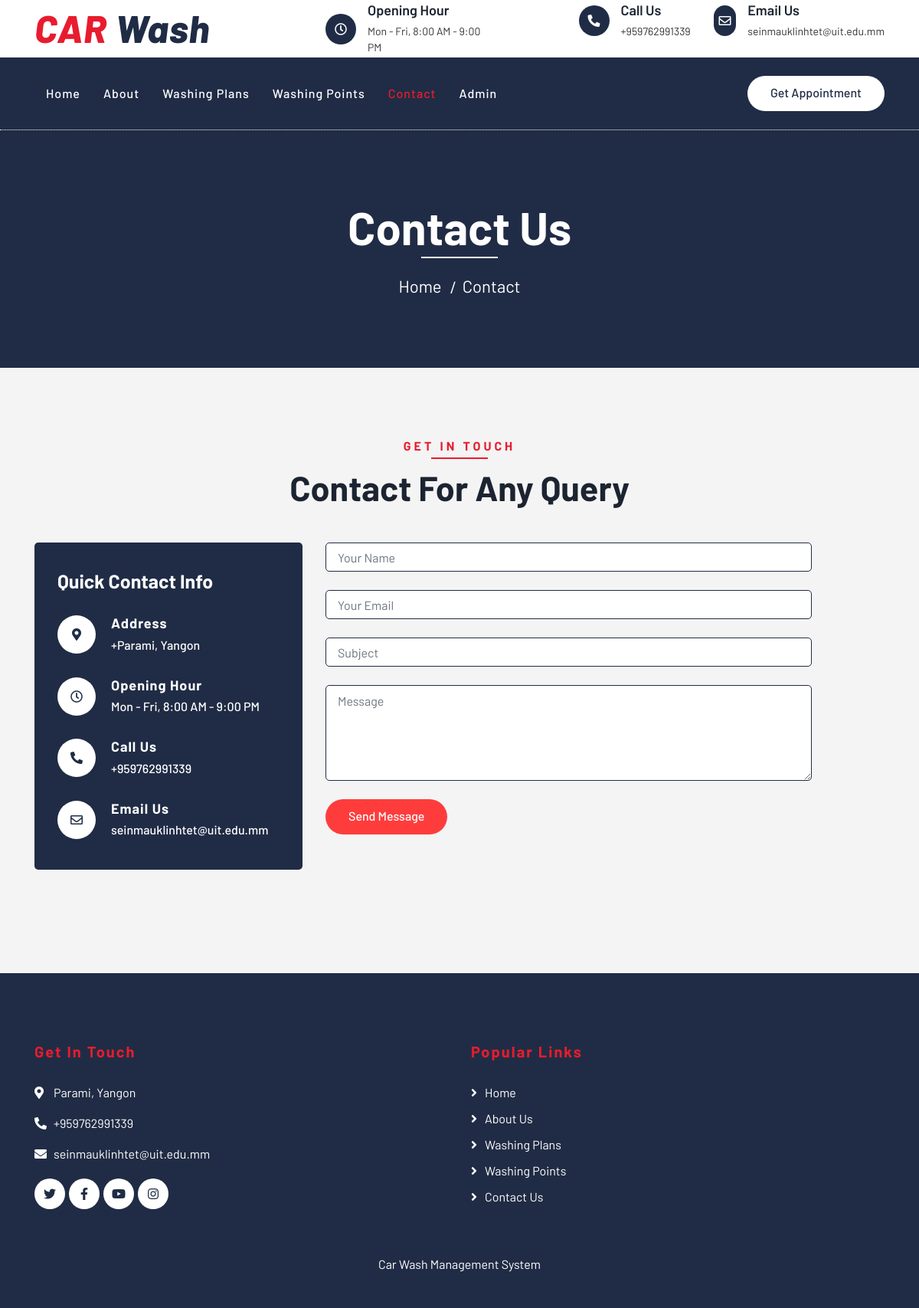
The page /contact.php on the database its author committed.
### tables this page shows
CREATE TABLE `tblpages` (
  `id` int(11) NOT NULL,
  `type` varchar(255) DEFAULT '',
  `detail` longtext DEFAULT NULL,
  `openignHrs` varchar(255) DEFAULT NULL,
  `phoneNumber` bigint(20) DEFAULT NULL,
  `emailId` varchar(120) DEFAULT NULL
);

### contact.php (the view, shortened to what this page needs)
<?php error_reporting(0);
include('includes/config.php');
    ?>
<!DOCTYPE html>
<html lang="en">
    <head>
        <link href="https://stackpath.bootstrapcdn.com/bootstrap/4.4.1/css/bootstrap.min.css" rel="stylesheet">
        <link href="https://cdnjs.cloudflare.com/ajax/libs/font-awesome/5.10.0/css/all.min.css" rel="stylesheet">
        <link href="lib/flaticon/font/flaticon.css" rel="stylesheet">
        <link href="lib/animate/animate.min.css" rel="stylesheet">
        <link href="lib/owlcarousel/assets/owl.carousel.min.css" rel="stylesheet">
        <link href="css/style.css" rel="stylesheet">
    </head>
    <body>
<?php include_once('includes/header.php');?>
        <div class="page-header">
            <div class="container">
                <div class="row">
                    <div class="col-12">
                        <h2>Contact Us</h2>
                    </div>
                    <div class="col-12">
                        <a href="index.php">Home</a>
                        <a href="contact.php">Contact</a>
                    </div>
                </div>
            </div>
        </div>
        <div class="contact">
            <div class="container">
                <div class="section-header text-center">
                    <p>Get In Touch</p>
                    <h2>Contact for any query</h2>
                </div>
                <div class="row">
<?php
$sql = "SELECT * from tblpages where type='contact'";
$query = $dbh -> prepare($sql);
$query->execute();
$results=$query->fetchAll(PDO::FETCH_OBJ);
foreach($results as $result)
{
?>
                    <div class="col-md-4">
                        <div class="contact-info">
                            <h2>Quick Contact Info</h2>
  <div class="contact-info-item">
                                <div class="contact-info-icon">
                                    <i class="fa fa-map-marker-alt"></i>
                                </div>
                                <div class="contact-info-text">
                                    <h3>Address</h3>
                                    <p>+<?php   echo $result->detail; ?></p>
                                </div>
                            </div>
                            <div class="contact-info-item">
                                <div class="contact-info-icon">
                                    <i class="far fa-clock"></i>
                                </div>
                                <div class="contact-info-text">
                                    <h3>Opening Hour</h3>
                                    <p><?php   echo $result->openignHrs; ?></p>
                                </div>
                            </div>
                            <div class="contact-info-item">
                                <div class="contact-info-icon">
                                    <i class="fa fa-phone-alt"></i>
                                </div>
                                <div class="contact-info-text">
                                    <h3>Call Us</h3>
                                    <p>+<?php   echo $result->phoneNumber; ?></p>
                                </div>
                            </div>
                            <div class="contact-info-item">
                                <div class="contact-info-icon">
                                    <i class="far fa-envelope"></i>
                                </div>
                                <div class="contact-info-text">
                                    <h3>Email Us</h3>
                                    <p><?php   echo $result->emailId; ?></p>
                                </div>
                            </div>
                        </div>
                    </div>
                <?php } ?>
                    <div class="col-md-7">
                        <div class="contact-form">
                            <form name="sentMessage" id="contactForm" method="post">
                                <div class="control-group">
                                    <input type="text" class="form-control" id="name" placeholder="Your Name" required="required" name="name" /><br />
                                </div>
                                <div class="control-group">
                                    <input type="email" class="form-control" id="email" placeholder="Your Email" name="email" required="required"  /> <br />
                                </div>
                                <div class="control-group">
                                    <input type="text" class="form-control" id="subject" placeholder="Subject" required="required" name="subject" /> <br />
                                </div>
                                <div class="control-group">
                                    <textarea class="form-control" id="message" placeholder="Message" required="required" name="message" ></textarea><br />
                                </div>
                                <div>
                                    <button class="btn btn-custom" type="submit" id="sendMessageButton" name="submit">Send Message</button>
                                </div>
                            </form>
                        </div>
                    </div>
                </div>
            </div>
        </div>
<?php include_once('includes/footer.php');?>
    </body>
</html>

### includes/header.php (shortened to what this page needs)
        <div class="top-bar">
            <div class="container">
                <div class="row align-items-center">
                    <div class="col-lg-4 col-md-12">
                        <div class="logo">
                            <a href="index.php">
                                <h1>CAR <span>Wash</span></h1>
                            </a>
                        </div>
                    </div>
<?php
$sql = "SELECT * from tblpages where type='contact'";
$query = $dbh -> prepare($sql);
$query->execute();
$results=$query->fetchAll(PDO::FETCH_OBJ);
foreach($results as $result)
{
?>
                    <div class="col-lg-8 col-md-7 d-none d-lg-block">
                        <div class="row">
                            <div class="col-4">
                                <div class="top-bar-item">
                                    <div class="top-bar-icon">
                                        <i class="far fa-clock"></i>
                                    </div>
                                    <div class="top-bar-text">
                                        <h3>Opening Hour</h3>
                                        <p><?php   echo $result->openignHrs; ?></p>
                                    </div>
                                </div>
                            </div>
                            <div class="col-4">
                                <div class="top-bar-item">
                                    <div class="top-bar-icon">
                                        <i class="fa fa-phone-alt"></i>
                                    </div>
                                    <div class="top-bar-text">
                                        <h3>Call Us</h3>
                                        <p>+<?php   echo $result->phoneNumber; ?></p>
                                    </div>
                                </div>
                            </div>
                            <div class="col-4">
                                <div class="top-bar-item">
                                    <div class="top-bar-icon">
                                        <i class="far fa-envelope"></i>
                                    </div>
                                    <div class="top-bar-text">
                                        <h3>Email Us</h3>
                                        <p><?php   echo $result->emailId; ?></p>
                                    </div>
                                </div>
                            </div>
                        </div>
                    </div>
                <?php } ?>
                </div>
            </div>
        </div>
        <div class="nav-bar">
    <div class="container">
        <nav class="navbar navbar-expand-lg bg-dark navbar-dark">
            <div class="collapse navbar-collapse justify-content-between" id="navbarCollapse">
                <div class="navbar-nav mr-auto">
                    <a href="index.php" class="nav-item nav-link <?php echo (basename($_SERVER['PHP_SELF']) == 'index.php') ? 'active' : ''; ?>">Home</a>
                    <a href="about.php" class="nav-item nav-link <?php echo (basename($_SERVER['PHP_SELF']) == 'about.php') ? 'active' : ''; ?>">About</a>
                    <a href="washing-plans.php" class="nav-item nav-link <?php echo (basename($_SERVER['PHP_SELF']) == 'washing-plans.php') ? 'active' : ''; ?>">Washing Plans</a>
                    <a href="location.php" class="nav-item nav-link <?php echo (basename($_SERVER['PHP_SELF']) == 'location.php') ? 'active' : ''; ?>">Washing Points</a>
                    <a href="contact.php" class="nav-item nav-link <?php echo (basename($_SERVER['PHP_SELF']) == 'contact.php') ? 'active' : ''; ?>">Contact</a>
                    <a href="admin" class="nav-item nav-link <?php echo (basename($_SERVER['PHP_SELF']) == 'admin/index.php') ? 'active' : ''; ?>">Admin</a>
                </div>
                <div class="ml-auto">
                    <div class="price-footer">
                        <a class="btn btn-custom" data-toggle="modal" data-target="#myModal">Get Appointment</a>
                    </div>
                </div>
        </nav>
    </div>
</div>

### includes/footer.php (shortened to what this page needs)
<div class="footer">
            <div class="container">
                <div class="row">
                    <div class="col-lg-6 col-md-6">
                        <div class="footer-contact">
                            <h2>Get In Touch</h2>
<?php
$sql = "SELECT * from tblpages where type='contact'";
$query = $dbh -> prepare($sql);
$query->execute();
$results=$query->fetchAll(PDO::FETCH_OBJ);
foreach($results as $result)
{
?>
                            <p><i class="fa fa-map-marker-alt"></i><?php   echo $result->detail; ?></p>
                            <p><i class="fa fa-phone-alt"></i>+<?php   echo $result->phoneNumber; ?></p>
                            <p><i class="fa fa-envelope"></i><?php   echo $result->emailId; ?></p>
                        <?php } ?>
                            <div class="footer-social">
                                <a class="btn" href="https://twitter.com/badabaderb?t=MDr84IlQGLa3tFUKr8nYyg&s=35"><i class="fab fa-twitter"></i></a>
                                <a class="btn" href="https://www.facebook.com/share/18s5bB2k33/"><i class="fab fa-facebook-f"></i></a>
                                <a class="btn" href="https://youtube.com/@makaron1570?si=lnn5fCut-4b0kuOP"><i class="fab fa-youtube"></i></a>
                                <a class="btn" href="https://www.instagram.com/phat.eejit?igsh=bXplNGh6bWJjYnhu"><i class="fab fa-instagram"></i></a>
                            </div>
                        </div>
                    </div>
                    <div class="col-lg-5 col-md-6">
                        <div class="footer-link">
                            <h2>Popular Links</h2>
                              <a href="index.php">Home</a>
                            <a href="about.php">About Us</a>
                            <a href="washing-plans.php">Washing Plans</a>
                            <a href="location.php">Washing Points</a>
                            <a href="contact.php">Contact Us</a>
                        </div>
                    </div>
                </div>
            </div>
            <div class="container copyright">
                <p>Car Wash Management System</p>
            </div>
        </div>

### rows shown on the page
tblpages: openignHrs "Mon - Fri, 8:00 AM - 9:00 PM", phoneNumber "959762991339", emailId "seinmauklinhtet@uit.edu.mm", detail "Parami, Yangon"
